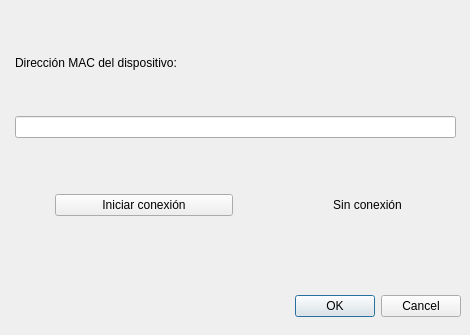
<?xml version="1.0" encoding="UTF-8"?>
<ui version="4.0">
 <class>ConnectDialog</class>
 <widget class="QDialog" name="ConnectDialog">
  <property name="geometry">
   <rect>
    <x>0</x>
    <y>0</y>
    <width>470</width>
    <height>335</height>
   </rect>
  </property>
  <property name="windowTitle">
   <string>Dialog</string>
  </property>
  <widget class="QDialogButtonBox" name="connect_bbox">
   <property name="geometry">
    <rect>
     <x>10</x>
     <y>290</y>
     <width>451</width>
     <height>32</height>
    </rect>
   </property>
   <property name="orientation">
    <enum>Qt::Horizontal</enum>
   </property>
   <property name="standardButtons">
    <set>QDialogButtonBox::Cancel|QDialogButtonBox::Ok</set>
   </property>
  </widget>
  <widget class="QWidget" name="gridLayoutWidget">
   <property name="geometry">
    <rect>
     <x>0</x>
     <y>0</y>
     <width>471</width>
     <height>281</height>
    </rect>
   </property>
   <layout class="QGridLayout" name="gridLayout">
    <property name="leftMargin">
     <number>15</number>
    </property>
    <property name="topMargin">
     <number>15</number>
    </property>
    <property name="rightMargin">
     <number>15</number>
    </property>
    <property name="bottomMargin">
     <number>15</number>
    </property>
    <item row="1" column="0">
     <layout class="QHBoxLayout" name="horizontalLayout">
      <item>
       <spacer name="horizontalSpacer_2">
        <property name="orientation">
         <enum>Qt::Horizontal</enum>
        </property>
        <property name="sizeType">
         <enum>QSizePolicy::Fixed</enum>
        </property>
        <property name="sizeHint" stdset="0">
         <size>
          <width>40</width>
          <height>20</height>
         </size>
        </property>
       </spacer>
      </item>
      <item>
       <widget class="QPushButton" name="conn_b">
        <property name="sizePolicy">
         <sizepolicy hsizetype="Expanding" vsizetype="Fixed">
          <horstretch>0</horstretch>
          <verstretch>0</verstretch>
         </sizepolicy>
        </property>
        <property name="text">
         <string>Iniciar conexión</string>
        </property>
       </widget>
      </item>
      <item>
       <spacer name="horizontalSpacer">
        <property name="orientation">
         <enum>Qt::Horizontal</enum>
        </property>
        <property name="sizeType">
         <enum>QSizePolicy::Fixed</enum>
        </property>
        <property name="sizeHint" stdset="0">
         <size>
          <width>40</width>
          <height>20</height>
         </size>
        </property>
       </spacer>
      </item>
      <item>
       <widget class="QLabel" name="conn_label">
        <property name="sizePolicy">
         <sizepolicy hsizetype="Expanding" vsizetype="Preferred">
          <horstretch>0</horstretch>
          <verstretch>0</verstretch>
         </sizepolicy>
        </property>
        <property name="text">
         <string>Sin conexión</string>
        </property>
        <property name="alignment">
         <set>Qt::AlignCenter</set>
        </property>
       </widget>
      </item>
     </layout>
    </item>
    <item row="0" column="0">
     <layout class="QVBoxLayout" name="verticalLayout">
      <item>
       <widget class="QLabel" name="mac_label">
        <property name="text">
         <string>Dirección MAC del dispositivo:</string>
        </property>
       </widget>
      </item>
      <item>
       <widget class="QLineEdit" name="mac_ledit"/>
      </item>
     </layout>
    </item>
   </layout>
  </widget>
 </widget>
 <resources/>
 <connections>
  <connection>
   <sender>connect_bbox</sender>
   <signal>accepted()</signal>
   <receiver>ConnectDialog</receiver>
   <slot>accept()</slot>
   <hints>
    <hint type="sourcelabel">
     <x>248</x>
     <y>254</y>
    </hint>
    <hint type="destinationlabel">
     <x>157</x>
     <y>274</y>
    </hint>
   </hints>
  </connection>
  <connection>
   <sender>connect_bbox</sender>
   <signal>rejected()</signal>
   <receiver>ConnectDialog</receiver>
   <slot>reject()</slot>
   <hints>
    <hint type="sourcelabel">
     <x>316</x>
     <y>260</y>
    </hint>
    <hint type="destinationlabel">
     <x>286</x>
     <y>274</y>
    </hint>
   </hints>
  </connection>
 </connections>
</ui>
